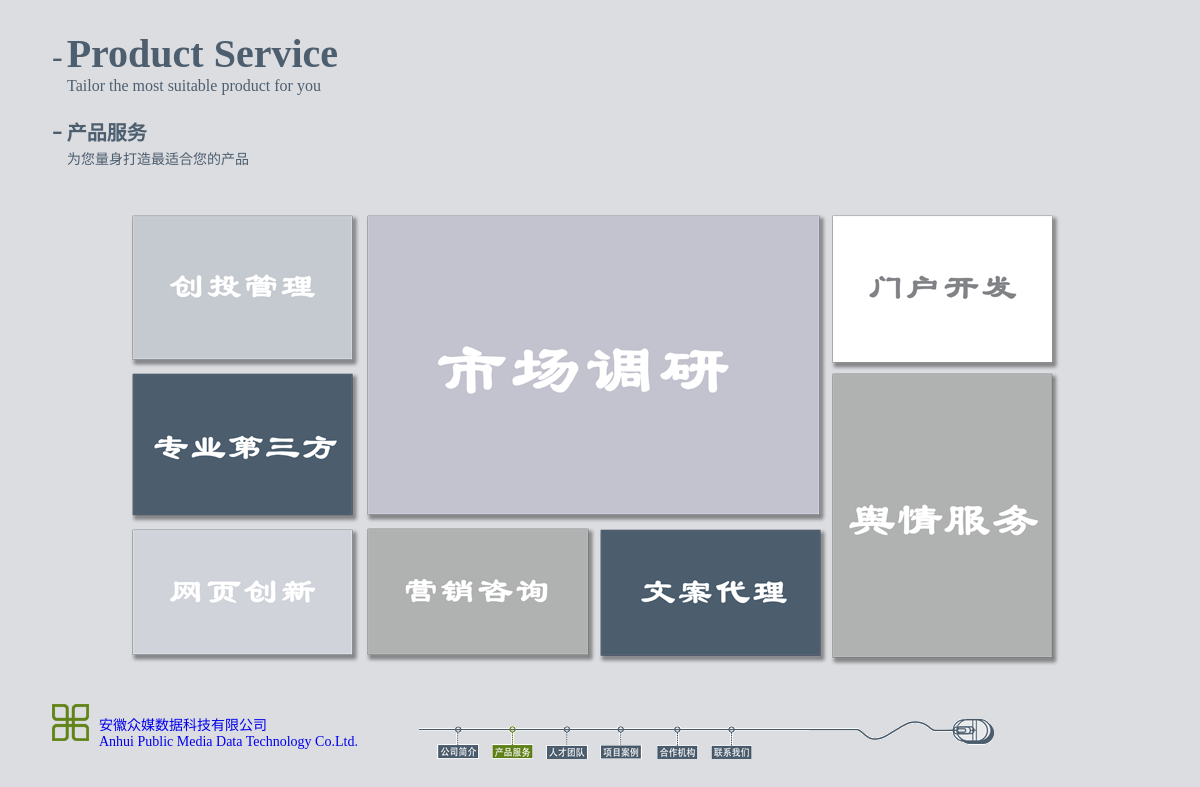
/product, run on the app's committed database.
### app.py (models this page shows, shortened)
class ProductTitle(db.Model):
    id = db.Column(db.Integer(), primary_key=True)
    title = db.Column(db.String(), nullable=False)
    subtitle = db.Column(db.String(), nullable=False)
    title_in_english = db.Column(db.String(), nullable=False)
    subtitle_in_english = db.Column(db.String(), nullable=False)

### app.py (the view)
@app.route('/product')
def product():
    title = ProductTitle.query.all()[0]
    name = ProductName.query.all()
    return render_template('product.html', producttitle=title, productname=name)

### templates/product.html (shortened to what this page needs)
<!DOCTYPE html>
<html lang="en">
<head>
    <link type="text/css" rel="stylesheet" href="{{ url_for('static', filename='common.css') }}">
    <link type="text/css" rel="stylesheet" href="{{ url_for('static', filename='product.css') }}">
    <link type="text/css" rel="stylesheet" href="{{ url_for('static', filename='frame.css') }}">
</head>
<body>
<div id="containerbody">
    <div id="header">
        <div class="title">
            <p class="title_1">
                <span class="s">-</span>
                <span class="s1">{{ producttitle.title_in_english }}</span><br>
                <span class="s2">{{ producttitle.subtitle_in_english }}</span>
            </p>
            <p class="title_2">
                <span class="s">-</span>
                <span class="s3">{{ producttitle.title }}</span><br>
                <span class="s4">{{ producttitle.subtitle }}</span></p>
        </div>
    </div>
    <div id="main">
        <div class="cen">
            <div class="cleft">
                <div class="imglist" id="iscroll0">
                    <a onfocus=this.blur() href="{{ url_for('static', filename=productname[0].productdetails[0]) }}"
                       rel=colorbox1
                       target=_blank>
                        <img src="{{ url_for('static', filename='ctgl.png') }}">
                    </a>
                </div>
                <div class="imglist1" id="iscroll1">
                    <a onfocus=this.blur() href="{{ url_for('static', filename=productname[0].productdetails[0]) }}"
                       rel=colorbox2
                       target=_blank>
                        <img src="{{ url_for('static', filename='zydsf.png') }}">
                    </a>
                </div>
                <div class="over wycx">
                    <a onfocus=this.blur() href="{{ url_for('static', filename=productname[0].productdetails[0]) }}"
                       rel=colorbox3
                       target=_blank>
                        <img src="{{ url_for('static', filename='wycx.png') }}">
                    </a>
                </div>
            </div>
            <div class="cmain">
                <div class="over scdy">
                    <a onfocus=this.blur() href="{{ url_for('static', filename=productname[0].productdetails[0]) }}"
                       rel=colorbox4
                       target=_blank>
                        <img src="{{ url_for('static', filename='scdy.png') }}">
                    </a>
                </div>
                <div class="cmd">
                    <div class="over yxzx">
                        <a onfocus=this.blur() href="{{ url_for('static', filename=productname[0].productdetails[0]) }}"
                           rel=colorbox5
                           target=_blank>
                            <img src="{{ url_for('static', filename='yxzx.png') }}">
                        </a>
                    </div>
                    <div class="over wadl">
                        <a onfocus=this.blur() href="{{ url_for('static', filename=productname[0].productdetails[0]) }}"
                           rel=colorbox6
                           target=_blank>
                            <img src="{{ url_for('static', filename='wadl.png') }}">
                        </a>
                    </div>
                </div>
            </div>
            <div class="cright">
                <div class="over mhkf">
                    <a onfocus=this.blur() href="{{ url_for('static', filename=productname[0].productdetails[0]) }}"
                       rel=colorbox7
                       target=_blank>
                        <img src="{{ url_for('static', filename='mhkf.png') }}">
                    </a>
                </div>
                <div class="over yqfw">
                    <a onfocus=this.blur() href="{{ url_for('static', filename=productname[0].productdetails[0]) }}"
                       rel=colorbox8
                       target=_blank>
                        <img src="{{ url_for('static', filename='yqfw.png') }}">
                    </a>
                </div>
            </div>
        </div>
    </div>
    <div class="foot_guide">
        <div class="foot_img01"><a href="{{ url_for('index') }}"><img src="{{ url_for('static', filename='foot_title.png') }}"></a></div>
        <div class="foot_content"><a href="{{ url_for('index') }}">安徽众媒数据科技有限公司<br/>Anhui Public Media Data Technology Co.Ltd.</a></div>
        <div class="foot_img02">
            <img src="{{ url_for('static', filename='foot_product.png') }}">
            <div class="txt">
                <span><a href="{{ url_for('profile') }}" style="color: transparent;">公司简介</a></span>
                <span class="t"><a href="" style="color: transparent;">产品服务</a></span>
                <span class="t"><a href="{{ url_for('talent') }}" style="color: transparent;">人才团队</a></span>
                <span class="t"><a href="{{ url_for('projects') }}" style="color: transparent;">项目案例</a></span>
                <span class="t"><a href="{{ url_for('agency') }}" style="color: transparent;">合作机构</a></span>
                <span class="t"><a href="{{ url_for('contact') }}" style="color: transparent;">联系我们</a></span>
            </div>
        </div>
    </div>
</div>
</body>
</html>

### static/common.css (style rules this page uses)
html, body { margin: 0; padding: 0; background-color: #DCDDE1; }
a { text-decoration: none; }
#containerbody { margin: auto; width: 1096px; }
#header { float: left; color: #4D5E6E; }
.title { margin-top: 30px; }
.s { font-size: 2em; }
.s1 { font-size: 2.5em; font-weight: bolder; }
.s2, .s4 { display: block; text-indent: 15px; }
.s3 { font-weight: bolder; font-size: 20px; }
.s4 { font-size: 14px; }
.foot_guide { width: 1096px; padding-bottom: 50px; margin-bottom: 50px; padding-top: 40px; }
.foot_img01 { float: left; }
.foot_content { float: left; margin-left: 10px; margin-top: 10px; width: 320px; font-size: 14px; color: black; }
.foot_img02 { float: left; margin-top: 15px; }
.foot_img02 .txt { font-size: 10px; color: white; margin-left: 19px; margin-top: -18px; z-index: 1; }
.foot_img02 .txt a { color: white; }
.foot_img02 .txt .t { margin-left: 12px; }

### static/product.css (style rules this page uses)
.cen { margin: auto; margin-top: 30px; width: 940px; height: 450px; }
.cleft { float: left; width: 230px; height: 450px; }
.cmain { float: left; margin-left: 5px; width:460px; height: 450px; }
.cright { float: left; margin-left: 5px; width: 230px; height: 450px; }
.cmain .cmd .wadl { float:right; margin-top: -140px; margin-right: -3px; }
.cright .yqfw { margin-top: -3px; }

### data on the page
ProductTitle: title_in_english "Product Service", subtitle_in_english "Tailor the most suitable product for you", title "产品服务", subtitle "为您量身打造最适合您的产品"
